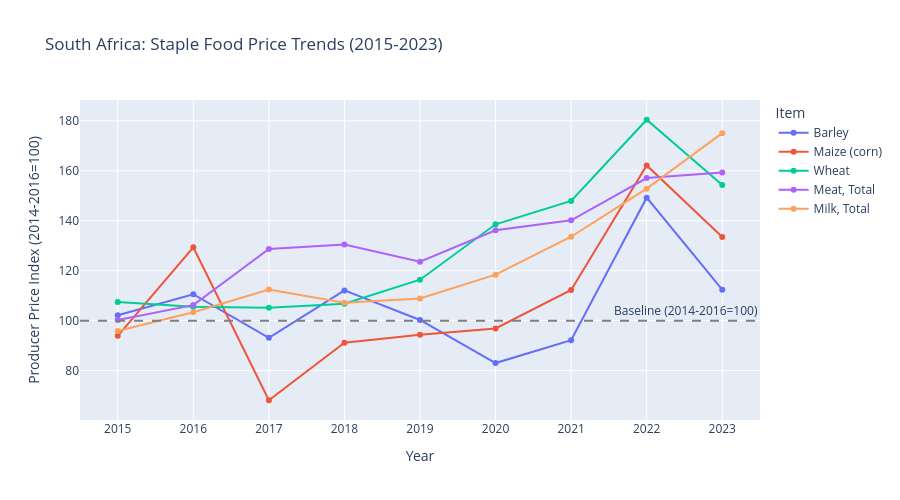

Here is the notebook cell this chart was saved with:
### Code cell
sa_staples = ['Wheat', 'Maize (corn)', 'Barley', 'Milk, Total', 
              'Meat, Total', 'Eggs, Total']

sa_filtered = sa_melted[sa_melted['Item'].isin(sa_staples)]

fig1 = px.line(
    sa_filtered,
    x='Year',
    y='PPI',
    color='Item',
    title='South Africa: Staple Food Price Trends (2015-2023)',
    labels={'PPI': 'Producer Price Index (2014-2016=100)'},
    markers=True
)
fig1.add_hline(y=100, line_dash='dash', line_color='grey',
               annotation_text='Baseline (2014-2016=100)')
fig1.update_layout(height=500)
fig1.show()

### Figure 1 — Plotly figure (JSON) as saved in the notebook; plotly's stock layout.template omitted (floating-point values rounded to 4 significant figures)
{"data": [{"hovertemplate": "Item=Barley<br>Year=%{x}<br>Producer Price Index (2014-2016=100)=%{y}<extra></extra>", "legendgroup": "Barley", "line": {"color": "#636efa", "dash": "solid"}, "marker": {"symbol": "circle"}, "mode": "lines+markers", "name": "Barley", "orientation": "v", "showlegend": true, "type": "scatter", "x": [2015, 2016, 2017, 2018, 2019, 2020, 2021, 2022, 2023], "xaxis": "x", "y": [102.2, 110.6, 93.16, 112.1, 100.3, 83.03, 92.2, 149.2, 112.4], "yaxis": "y"}, {"hovertemplate": "Item=Maize (corn)<br>Year=%{x}<br>Producer Price Index (2014-2016=100)=%{y}<extra></extra>", "legendgroup": "Maize (corn)", "line": {"color": "#EF553B", "dash": "solid"}, "marker": {"symbol": "circle"}, "mode": "lines+markers", "name": "Maize (corn)", "orientation": "v", "showlegend": true, "type": "scatter", "x": [2015, 2016, 2017, 2018, 2019, 2020, 2021, 2022, 2023], "xaxis": "x", "y": [93.94, 129.4, 68.15, 91.16, 94.35, 96.91, 112.3, 162.1, 133.5], "yaxis": "y"}, {"hovertemplate": "Item=Wheat<br>Year=%{x}<br>Producer Price Index (2014-2016=100)=%{y}<extra></extra>", "legendgroup": "Wheat", "line": {"color": "#00cc96", "dash": "solid"}, "marker": {"symbol": "circle"}, "mode": "lines+markers", "name": "Wheat", "orientation": "v", "showlegend": true, "type": "scatter", "x": [2015, 2016, 2017, 2018, 2019, 2020, 2021, 2022, 2023], "xaxis": "x", "y": [107.5, 105.6, 105.1, 106.8, 116.4, 138.6, 147.9, 180.4, 154.3], "yaxis": "y"}, {"hovertemplate": "Item=Meat, Total<br>Year=%{x}<br>Producer Price Index (2014-2016=100)=%{y}<extra></extra>", "legendgroup": "Meat, Total", "line": {"color": "#ab63fa", "dash": "solid"}, "marker": {"symbol": "circle"}, "mode": "lines+markers", "name": "Meat, Total", "orientation": "v", "showlegend": true, "type": "scatter", "x": [2015, 2016, 2017, 2018, 2019, 2020, 2021, 2022, 2023], "xaxis": "x", "y": [100.3, 106.2, 128.7, 130.5, 123.6, 136.2, 140.2, 157.1, 159.3], "yaxis": "y"}, {"hovertemplate": "Item=Milk, Total<br>Year=%{x}<br>Producer Price Index (2014-2016=100)=%{y}<extra></extra>", "legendgroup": "Milk, Total", "line": {"color": "#FFA15A", "dash": "solid"}, "marker": {"symbol": "circle"}, "mode": "lines+markers", "name": "Milk, Total", "orientation": "v", "showlegend": true, "type": "scatter", "x": [2015, 2016, 2017, 2018, 2019, 2020, 2021, 2022, 2023], "xaxis": "x", "y": [95.84, 103.4, 112.5, 107.2, 108.9, 118.4, 133.6, 152.9, 175.1], "yaxis": "y"}], "layout": {"annotations": [{"showarrow": false, "text": "Baseline (2014-2016=100)", "x": 1, "xanchor": "right", "xref": "x domain", "y": 100, "yanchor": "bottom", "yref": "y"}], "height": 500, "legend": {"title": {"text": "Item"}, "tracegroupgap": 0}, "shapes": [{"line": {"color": "grey", "dash": "dash"}, "type": "line", "x0": 0, "x1": 1, "xref": "x domain", "y0": 100, "y1": 100, "yref": "y"}], "title": {"text": "South Africa: Staple Food Price Trends (2015-2023)"}, "xaxis": {"anchor": "y", "domain": [0, 1], "title": {"text": "Year"}}, "yaxis": {"anchor": "x", "domain": [0, 1], "title": {"text": "Producer Price Index (2014-2016=100)"}}}}
